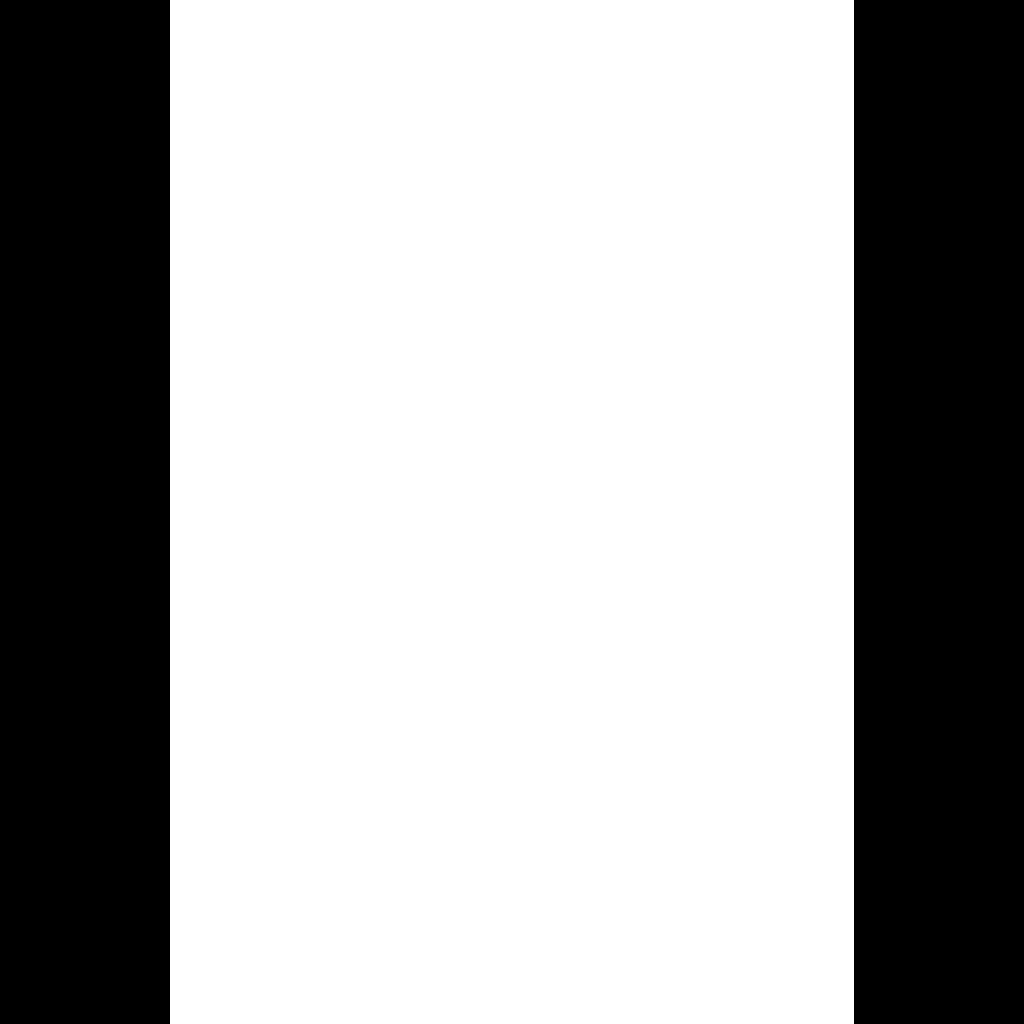

The Python source for this figure:
from PIL import Image, ImageDraw

# Define image size
width = 1024
height = 1024

# Create a black image
image = Image.new('RGB', (width, height), 'black')

# Define the coordinates of the white square
i = 6
left = width/i
top = 0
right = width/i*(i-1)
bottom = height

# Create a drawing context
draw = ImageDraw.Draw(image)
draw.rectangle([left, top, right, bottom], fill='white')

# Save the image to a file (optional)
image.save('mask.png')